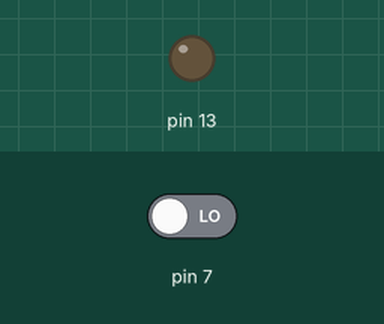
Recording of a sketch running on a simulated Arduino Uno, built with avr-gcc and run on an emulated ATmega328P. Parts: output pins drawn as LEDs (lit = HIGH). Inputs (shaded band) come from the test bench; at power-on: pin 7 LOW.

Above: at 1.2 s.
1.3 s: pin 7 driven HIGH
At 2.3 s:
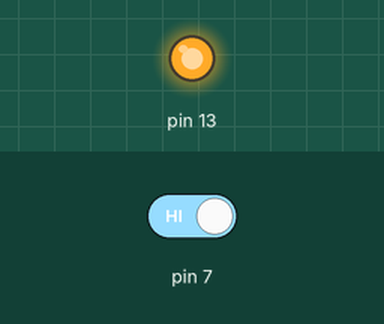
Timing chart, 0 to 4.3 s (numbered marks = the images above; inputs shaded):
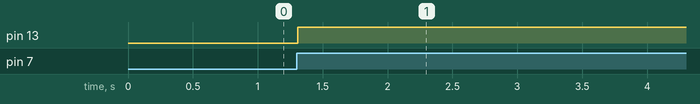

Measured:
- after the input at 1.3 s, pin 13: LOW → HIGH at once

The sketch:

Lesson_2b.ino
```cpp
int i=0;
int var=0;
int old_var=0;
int state=0;


void setup() {
  // put your setup code here, to run once:
   pinMode(7,INPUT);
   pinMode(13,OUTPUT);
}

void loop() {
  var=digitalRead(7);
  if(var==HIGH&&old_var==LOW){
    state=1-state;
    delay(10);
  }
  if(var==LOW&&old_var==HIGH){
    delay(10);
  }

  old_var=var;

  if(state == 1){
    digitalWrite(13, HIGH); //LEDピンにHIGHを出力
  }
  else{
    digitalWrite(13, LOW); //LEDピンにLOWを出力
  }

  // put your main code here, to run repeatedly:

}
```
